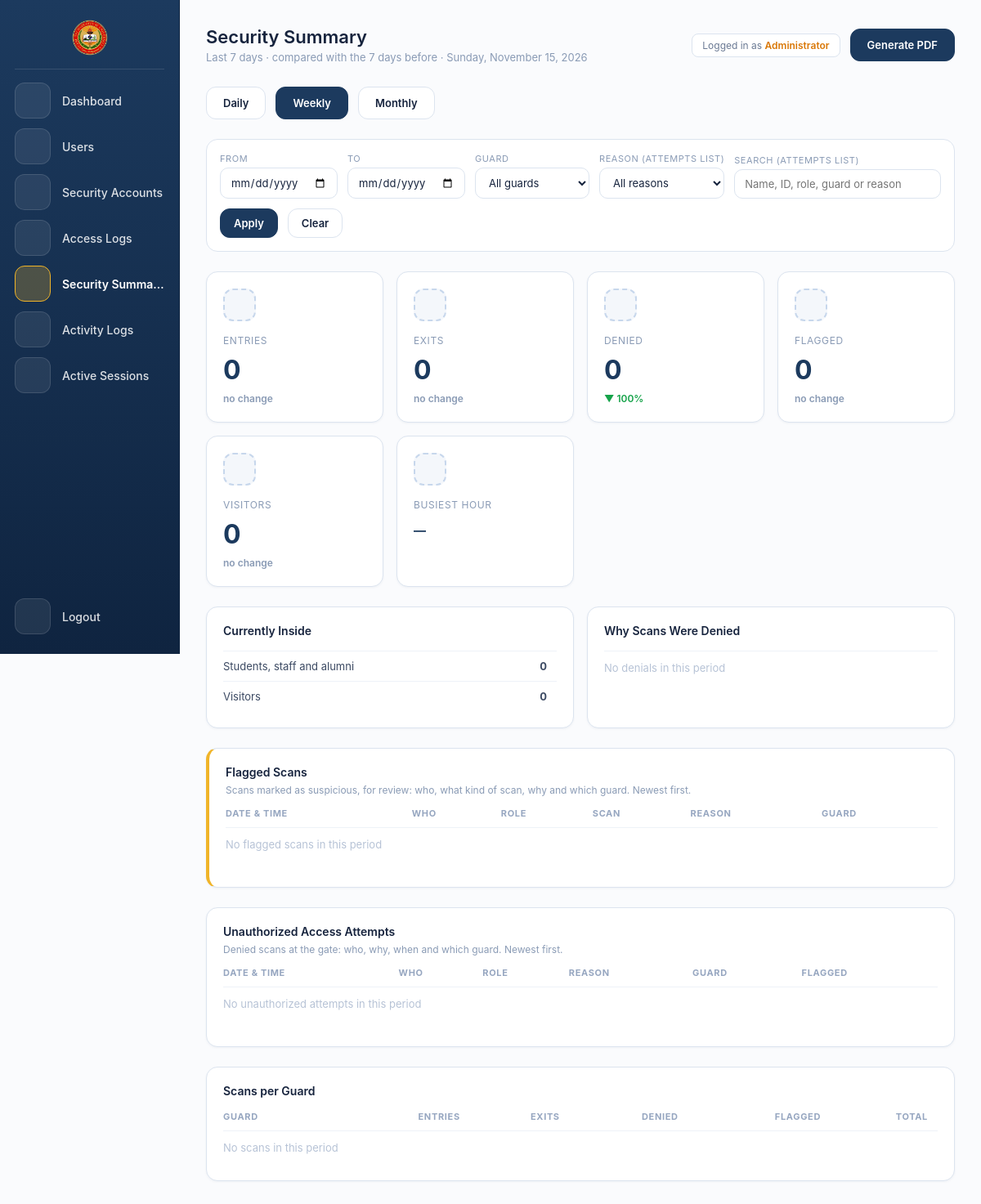
Before: /test/security_summary.php?p=week&from=admin (signed in) with the older database file.
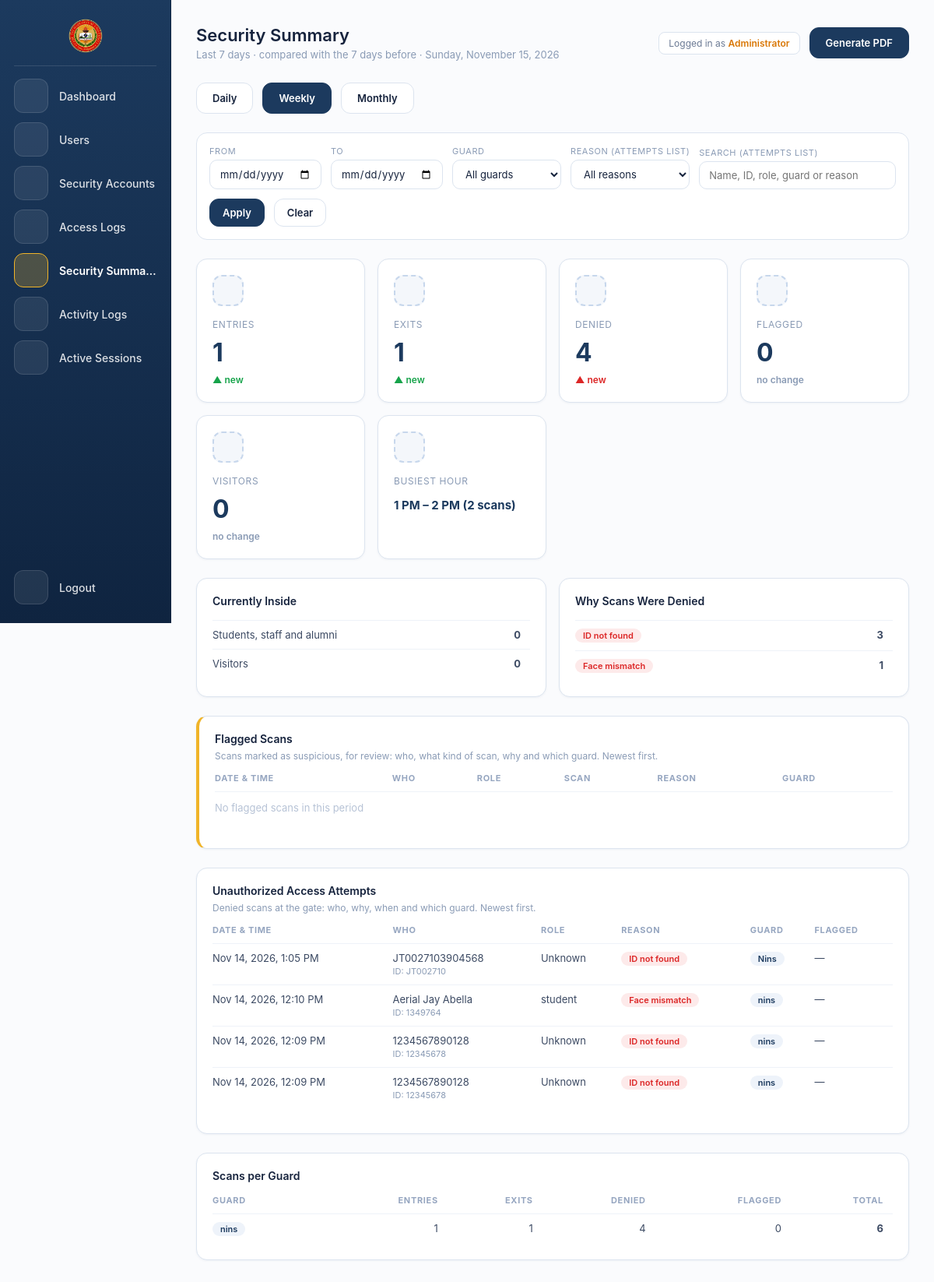
After: the same page with the newer database file.
### tables this page shows
CREATE TABLE `logs` (
  `id` int(11) NOT NULL,
  `id_number` varchar(8) DEFAULT NULL,
  `name` varchar(200) DEFAULT NULL,
  `role` varchar(20) DEFAULT NULL,
  `status` varchar(20) DEFAULT NULL,
  `timestamp` datetime DEFAULT current_timestamp(),
  `type` varchar(10) DEFAULT NULL,
  `reason` varchar(100) DEFAULT NULL,
  `flagged` tinyint(1) NOT NULL DEFAULT 0,
  `scanned_by` varchar(50) DEFAULT NULL,
  `scanned_by_name` varchar(100) DEFAULT NULL
);

### test/session_track.php (called while the page is built, shortened)
<?php
if (!function_exists('sess_roles')) {
  function sess_key($role) { return session_id() . '|' . $role; }
  function sess_start($conn, $role, $username) {
    try {
      $key = sess_key($role);
    } catch (Throwable $e) {
      error_log('sess_start: ' . $e->getMessage());
    }
  }
}

### test/security_summary.php (the view, shortened to what the changed rows need)
<?php
include 'db.php';
$periods = [
  'day'   => ['label' => 'Daily',   'days' => 1,  'name' => 'Today',        'prevName' => 'yesterday'],
  'week'  => ['label' => 'Weekly',  'days' => 7,  'name' => 'Last 7 days',  'prevName' => 'the 7 days before'],
  'month' => ['label' => 'Monthly', 'days' => 30, 'name' => 'Last 30 days', 'prevName' => 'the 30 days before'],
];
$p = $_GET['p'] ?? 'day';
function valid_date($s) {
  $d = DateTime::createFromFormat('Y-m-d', (string)$s);
  return ($d && $d->format('Y-m-d') === $s) ? $d : null;
}
$df = valid_date($_GET['df'] ?? '');
$dt = valid_date($_GET['dt'] ?? '');
$custom = false;
$span = 0;
if ($custom) {
  $n = $span;
  $periodName = $df->format('M j, Y') . ' – ' . $dt->format('M j, Y');
  $prevName   = 'the ' . $n . ' day' . ($n > 1 ? 's' : '') . ' before';
  $curFrom  = "'" . $df->format('Y-m-d') . "'";
  $curTo    = "'" . $dt->format('Y-m-d') . "' + INTERVAL 1 DAY";
  $prevFrom = "'" . $df->format('Y-m-d') . "' - INTERVAL " . $n . " DAY";
  $prevTo   = "'" . $df->format('Y-m-d') . "'";
  $fileTag  = $df->format('Ymd') . '-' . $dt->format('Ymd');
} else {
  $n = $periods[$p]['days'];
  $curFrom  = "CURDATE() - INTERVAL " . ($n - 1) . " DAY";
  $curTo    = "CURDATE() + INTERVAL 1 DAY";
  $prevFrom = "CURDATE() - INTERVAL " . (2 * $n - 1) . " DAY";
  $prevTo   = "CURDATE() - INTERVAL " . ($n - 1) . " DAY";
}
$gFilter = trim((string)($_GET['g'] ?? ''));
$search  = function_exists('mb_substr') ? mb_substr(trim((string)($_GET['q'] ?? '')), 0, 60) : substr(trim((string)($_GET['q'] ?? '')), 0, 60);
$gw = '';
function stats($conn, $from, $to, $extra = '') {
  $r = ['entries' => 0, 'exits' => 0, 'denied' => 0, 'flagged' => 0, 'visitors' => 0];
  try {
    $q = $conn->query("SELECT
        COALESCE(SUM(type='ENTRY' AND status<>'DENIED'),0) AS e,
        COALESCE(SUM(type='EXIT' AND status<>'DENIED'),0) AS x,
        COALESCE(SUM(status='DENIED'),0) AS d,
        COALESCE(SUM(flagged=1),0) AS f,
        COALESCE(SUM(type='ENTRY' AND status<>'DENIED' AND role='Visitor'),0) AS v
      FROM logs WHERE timestamp >= $from AND timestamp < $to$extra");
    if ($q && ($row = $q->fetch_assoc())) {
      $r = ['entries' => (int)$row['e'], 'exits' => (int)$row['x'], 'denied' => (int)$row['d'],
            'flagged' => (int)$row['f'], 'visitors' => (int)$row['v']];
    }
  } catch (Throwable $e) { error_log('summary stats: ' . $e->getMessage()); }
  return $r;
}
function rows($conn, $sql) {
  $out = [];
  try {
    $q = $conn->query($sql);
    while ($q && $row = $q->fetch_assoc()) $out[] = $row;
  } catch (Throwable $e) { error_log('summary rows: ' . $e->getMessage()); }
  return $out;
}
$cur  = stats($conn, $curFrom, $curTo, $gw);
$prev = stats($conn, $prevFrom, $prevTo, $gw);
$busy = rows($conn, "SELECT HOUR(timestamp) AS h, COUNT(*) AS c FROM logs
  WHERE type IN ('ENTRY','EXIT') AND status<>'DENIED' AND timestamp >= $curFrom AND timestamp < $curTo$gw
  GROUP BY h ORDER BY c DESC LIMIT 1");
$busiestLabel = '—';
if ($busy) {
  $h = (int)$busy[0]['h'];
  $busiestLabel = date('g A', strtotime(sprintf('%02d:00', $h))) . ' – ' . date('g A', strtotime(sprintf('%02d:00', ($h + 1) % 24)))
                . ' (' . (int)$busy[0]['c'] . ' scans)';
}
$reasonNames = ['UNKNOWN_ID' => 'ID not found', 'QR_EXPIRED' => 'QR expired', 'FACE_MISMATCH' => 'Face mismatch', 'NOT_REGISTERED' => 'Not registered'];
$reasons = rows($conn, "SELECT COALESCE(NULLIF(reason,''),'OTHER') AS reason, COUNT(*) AS c FROM logs
  WHERE status='DENIED' AND timestamp >= $curFrom AND timestamp < $curTo$gw
  GROUP BY reason ORDER BY c DESC");
$logCols = [];
foreach (rows($conn, "SHOW COLUMNS FROM logs") as $c) $logCols[] = $c['Field'];
$nameCol = null; $idCol = null;
foreach (['name', 'full_name', 'user_name', 'person_name', 'visitor_name'] as $c) if (in_array($c, $logCols, true)) { $nameCol = $c; break; }
foreach (['user_id', 'id_number', 'student_id', 'scanned_id', 'qr_value', 'qr_code', 'id'] as $c) if (in_array($c, $logCols, true)) { $idCol = $c; break; }
$rFilter = (string)($_GET['r'] ?? '');
if ($rFilter !== 'OTHER' && !isset($reasonNames[$rFilter])) $rFilter = '';
$aw = '';
$showAll = !empty($_GET['all']);
$attemptLimit = $showAll ? 500 : (($rFilter !== '' || $search !== '') ? 50 : 10);
$attWhere = "status='DENIED' AND timestamp >= $curFrom AND timestamp < $curTo$gw$aw";
$attempts = rows($conn, "SELECT timestamp, role, reason, scanned_by, flagged"
  . ($nameCol ? ", `$nameCol` AS who_name" : "")
  . ($idCol   ? ", `$idCol` AS who_id"     : "")
  . " FROM logs WHERE $attWhere ORDER BY timestamp DESC LIMIT $attemptLimit");
$activeFilters = [];
$keep = array_filter(['g' => $gFilter, 'r' => $rFilter, 'q' => $search], function ($v) { return $v !== ''; });
$guards = rows($conn, "SELECT COALESCE(NULLIF(scanned_by,''),'(not recorded)') AS guard,
    COALESCE(SUM(type='ENTRY' AND status<>'DENIED'),0) AS e, COALESCE(SUM(type='EXIT' AND status<>'DENIED'),0) AS x,
    COALESCE(SUM(status='DENIED'),0) AS d, COALESCE(SUM(flagged=1),0) AS f, COUNT(*) AS total
  FROM logs WHERE timestamp >= $curFrom AND timestamp < $curTo$gw
  GROUP BY guard ORDER BY total DESC");
function h($s) { return htmlspecialchars((string)$s, ENT_QUOTES, 'UTF-8'); }
function trend($now, $before, $badIfUp = false) {
  if ($now == $before) return '<span class="tr flat">no change</span>';
  $up = $now > $before;
  $pct = $before > 0 ? round(abs($now - $before) / $before * 100) . '%' : 'new';
  $bad = $badIfUp ? $up : !$up;
  $cls = $bad ? 'bad' : 'good';
  return '<span class="tr ' . $cls . '">' . ($up ? '▲ ' : '▼ ') . $pct . '</span>';
}
$from = $_GET['from'] ?? '';
$navMap = [
  'admin'   => ['dash' => 'admin_dashboard.php',   'users' => 'users.php',         'sec' => 'manage_security.php', 'logs' => 'admin_logs.php',   'logout' => 'admin_logout.php',   'label' => 'Administrator'],
  'officer' => ['dash' => 'officer_dashboard.php', 'users' => 'officer_users.php', 'sec' => 'officer_security.php', 'logs' => 'officer_logs.php', 'logout' => 'officer_logout.php', 'label' => 'Security Officer'],
];
$nav = $navMap[$from];
function icon($name) {
  $paths = [
    'home'   => '<path d="M3 11l9-8 9 8"/><path d="M5 10v10h14V10"/>',
    'user'   => '<circle cx="12" cy="8" r="4"/><path d="M4 21c0-4.4 3.6-7 8-7s8 2.6 8 7"/>',
    'lock'   => '<rect x="5" y="11" width="14" height="10" rx="2"/><path d="M8 11V8a4 4 0 018 0v3"/>',
    'list'   => '<path d="M8 6h12M8 12h12M8 18h12M4 6h.01M4 12h.01M4 18h.01"/>',
    'chart'  => '<path d="M4 20V10M10 20V4M16 20v-7M22 20H2"/>',
    'logout' => '<path d="M9 21H5V3h4"/><path d="M16 17l5-5-5-5M21 12H9"/>',
    'in'     => '<path d="M3 12h12M10 7l5 5-5 5"/><path d="M15 4h4a2 2 0 012 2v12a2 2 0 01-2 2h-4"/>',
    'out'    => '<path d="M21 12H9M14 7l-5 5 5 5"/><path d="M9 4H5a2 2 0 00-2 2v12a2 2 0 002 2h4"/>',
    'alert'  => '<circle cx="12" cy="12" r="9"/><path d="M12 7v6M12 16.5h.01"/>',
    'flag'   => '<path d="M5 21V4M5 4h11l-2 4 2 4H5"/>',
    'visitor'=> '<rect x="3" y="5" width="18" height="14" rx="2"/><circle cx="9" cy="11" r="2"/><path d="M6 16c.5-1.5 1.7-2 3-2s2.5.5 3 2M15 10h3M15 13h3"/>',
    'clock'  => '<circle cx="12" cy="12" r="9"/><path d="M12 7v5l3 2"/>',
    'shield' => '<path d="M12 3l8 3v6c0 5-3.5 8-8 9-4.5-1-8-4-8-9V6z"/><path d="M9 12l2 2 4-4"/>',
  ];
  return '<svg viewBox="0 0 24 24" aria-hidden="true">' . $paths[$name] . '</svg>';
}
?>
<!DOCTYPE html>
<html lang="en">
<head>
</head>
<body>
  <a class="nav-item" href="<?= h($nav['dash']) ?>" aria-label="Dashboard"><span class="nav-icon"><?= icon('home') ?></span><span class="nav-label">Dashboard</span></a>
<main class="main">
  <div class="header">
    <div class="header-left">
      <h1>Security Summary</h1>
    </div>
  </div>
  <div class="tabs">
    <?php foreach ($periods as $key => $info): ?>
      <a class="btn <?= ($key === $p && !$custom) ? 'btn-primary' : '' ?>" href="?<?= h(http_build_query(array_merge($keep, ['p' => $key, 'from' => $from]))) ?>"><?= h($info['label']) ?></a>
    <?php endforeach; ?>
  </div>
  <div class="cards">
    <div class="card"><div class="icon"><?= icon('in') ?></div><small>Entries</small><h2><?= $cur['entries'] ?></h2><?= trend($cur['entries'], $prev['entries']) ?></div>
    <div class="card"><div class="icon"><?= icon('out') ?></div><small>Exits</small><h2><?= $cur['exits'] ?></h2><?= trend($cur['exits'], $prev['exits']) ?></div>
    <div class="card"><div class="icon"><?= icon('alert') ?></div><small>Denied</small><h2><?= $cur['denied'] ?></h2><?= trend($cur['denied'], $prev['denied'], true) ?></div>
    <a class="card" href="#flagged" title="Jump to the flagged scans"><div class="icon"><?= icon('flag') ?></div><small>Flagged</small><h2><?= $cur['flagged'] ?></h2><?= trend($cur['flagged'], $prev['flagged'], true) ?></a>
    <div class="card"><div class="icon"><?= icon('visitor') ?></div><small>Visitors</small><h2><?= $cur['visitors'] ?></h2><?= trend($cur['visitors'], $prev['visitors']) ?></div>
    <div class="card"><div class="icon"><?= icon('clock') ?></div><small>Busiest hour</small><h2 class="small-text"><?= h($busiestLabel) ?></h2></div>
  </div>
  <div class="sections">
    <div class="section">
      <div class="table-wrap">
        <table>
          <tbody>
          <?php if (!$reasons): ?>
            <tr><td class="empty">No denials in this period</td></tr>
          <?php else: foreach ($reasons as $r): ?>
            <tr><td><span class="badge badge-denied"><?= h($reasonNames[$r['reason']] ?? $r['reason']) ?></span></td><td class="r"><strong><?= (int)$r['c'] ?></strong></td></tr>
          <?php endforeach; endif; ?>
          </tbody>
        </table>
      </div>
    </div>
  </div>
  <div class="section-full" id="flagged">
    <div class="table-wrap">
      <table>
        <thead><tr><th>Date &amp; Time</th><th>Who</th><th>Role</th><th>Scan</th><th>Reason</th><th>Guard</th></tr></thead>
      </table>
    </div>
  </div>
  <div class="section-full">
    <div class="table-wrap">
      <table>
        <thead><tr><th>Date &amp; Time</th><th>Who</th><th>Role</th><th>Reason</th><th>Guard</th><th>Flagged</th></tr></thead>
        <tbody>
        <?php if (!$attempts): ?>
          <tr><td colspan="6" class="empty"><?= $activeFilters ? 'No unauthorized attempts match these filters' : 'No unauthorized attempts in this period' ?></td></tr>
        <?php else: foreach ($attempts as $at):
          $rk   = ($at['reason'] === null || $at['reason'] === '') ? 'OTHER' : $at['reason'];
          $name = trim((string)($at['who_name'] ?? ''));
          $id   = trim((string)($at['who_id'] ?? ''));
        ?>
          <tr>
            <td><?= h(date('M j, Y, g:i A', strtotime($at['timestamp']))) ?></td>
            <td>
              <?php if ($name !== ''): ?><?= h($name) ?><?php if ($id !== ''): ?><span class="sub">ID: <?= h($id) ?></span><?php endif; ?>
              <?php elseif ($id !== ''): ?><?= h($id) ?><span class="sub">Not matched to a person</span>
              <?php else: ?><span class="sub">Unknown</span><?php endif; ?>
            </td>
            <td><?= h($at['role'] ?: '—') ?></td>
            <td><span class="badge badge-denied"><?= h($reasonNames[$rk] ?? ($rk === 'OTHER' ? 'Other' : $rk)) ?></span></td>
            <td><span class="badge badge-security"><?= h($at['scanned_by'] !== null && $at['scanned_by'] !== '' ? $at['scanned_by'] : '(not recorded)') ?></span></td>
            <td><?= !empty($at['flagged']) ? '<span class="badge badge-warn">Flagged</span>' : '—' ?></td>
          </tr>
        <?php endforeach; endif; ?>
        </tbody>
      </table>
    </div>
  </div>
  <div class="section-full">
    <div class="table-wrap">
      <table>
        <thead><tr><th>Guard</th><th class="r">Entries</th><th class="r">Exits</th><th class="r">Denied</th><th class="r">Flagged</th><th class="r">Total</th></tr></thead>
        <tbody>
        <?php if (!$guards): ?>
          <tr><td colspan="6" class="empty">No scans in this period</td></tr>
        <?php else: foreach ($guards as $g): ?>
          <tr>
            <td><span class="badge badge-security"><?= h($g['guard']) ?></span></td>
            <td class="r"><?= (int)$g['e'] ?></td>
            <td class="r"><?= (int)$g['x'] ?></td>
            <td class="r"><?= (int)$g['d'] ?></td>
            <td class="r"><?= (int)$g['f'] ?></td>
            <td class="r"><strong><?= (int)$g['total'] ?></strong></td>
          </tr>
        <?php endforeach; endif; ?>
        </tbody>
      </table>
    </div>
  </div>
</main>
</body>
</html>

Changed rows visible on the page:
added logs: timestamp "Nov 14, 2026, 1:05 PM", name "JT0027103904568", id_number "JT002710", role "Unknown", reason "ID not found", scanned_by "Nins"
added logs: timestamp "Nov 14, 2026, 12:10 PM", name "Aerial Jay Abella", id_number "1349764", role "student", reason "Face mismatch", scanned_by "nins"
added logs: timestamp "Nov 14, 2026, 12:09 PM", name "1234567890128", id_number "12345678", role "Unknown", reason "ID not found", scanned_by "nins"
added logs: timestamp "Nov 14, 2026, 12:09 PM", name "1234567890128", id_number "12345678", role "Unknown", reason "ID not found", scanned_by "nins"
Other visible differences:
$cur['entries']: "0" → "1"
$pct: "100%" → "new new new"
$cur['exits']: "0" → "1"
$cur['denied']: "0" → "4"
$busiestLabel: "—" → "1 PM – 2 PM (2 scans)"
text no longer shown: "no change no change no change no change ▼ No denials in this period No unauthorized attempts in this period No scans in this period"
text now shown: "▲ ▲ ▲ no change no change"
new list line: "ID not found 3"
new list line: "Face mismatch 1"
new list line: "nins 1 1 4 0 6"
